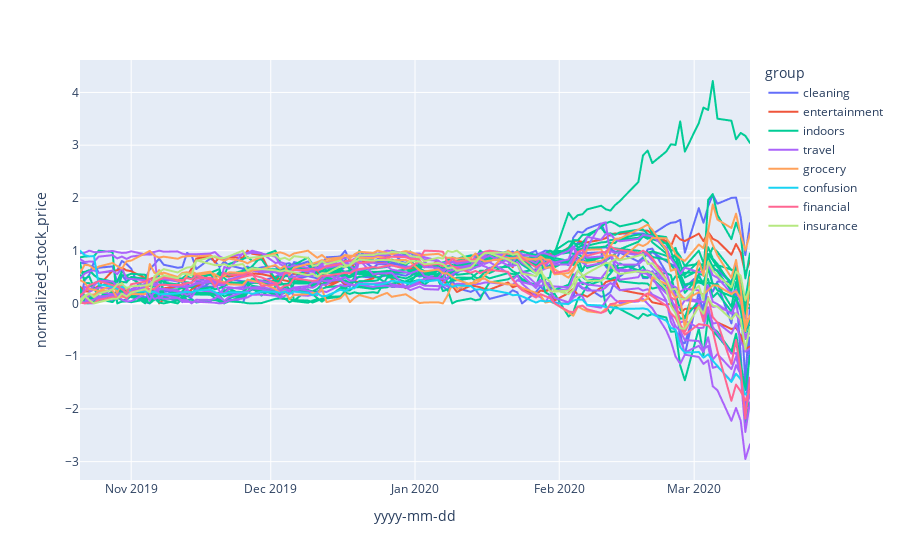

Notebook source saved alongside this figure:
### Code cell
fig = px.line(company_data_daily_normalized_stacked, x="yyyy-mm-dd", y='normalized_stock_price', 
              line_group='company_index', color='group',
              hover_name="company")
fig.show()
